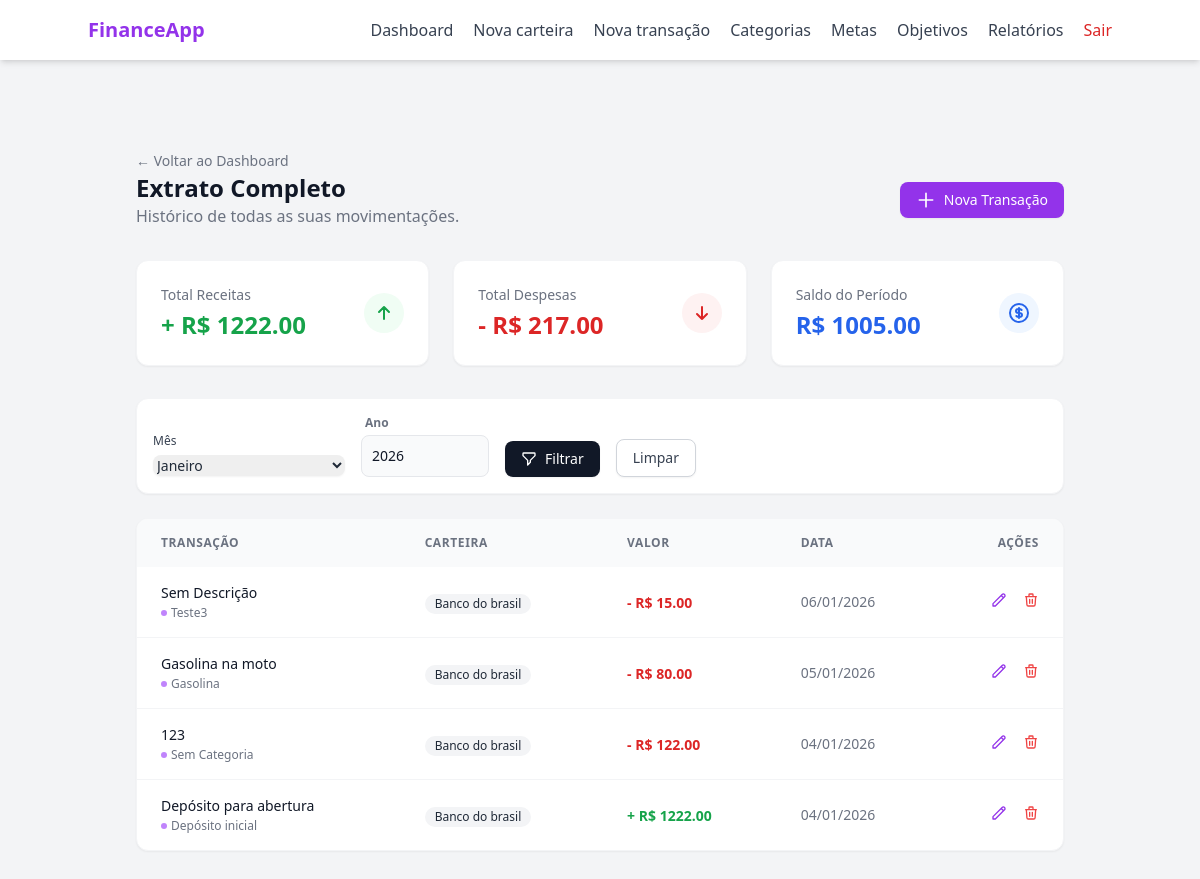
Screenshot of /transaction (signed in) with the database file from the repository.
### models/transaction.py (models this page shows, shortened)
class Transaction(db.Model):
    __tablename__ = "transactions"
    id = db.Column(db.Integer, primary_key= True)
    transaction_type = db.Column(db.String(20), nullable= False)
    value = db.Column(db.Float, nullable= False)
    created_at = db.Column(db.Date, default= lambda: datetime.now(timezone.utc).date())
    description = db.Column(db.String(100), nullable= True)
    wallet_id = db.Column(db.Integer, db.ForeignKey("wallets.id"), nullable= False)
    category_id = db.Column(db.Integer, db.ForeignKey("categories.id"), nullable= False)
    category = db.relationship("Category", backref= "transactions", lazy= True)
    wallet = db.relationship("Wallet", backref= "transactions", lazy= True)

### models/category.py (models this page shows, shortened)
class Category(db.Model):
    __tablename__ = "categories"
    id = db.Column(db.Integer, primary_key= True)
    name = db.Column(db.String(100), nullable= False)
    type = db.Column(db.String(20), nullable= False)
    __mapper_args__ = {
        "polymorphic_on": type,
        "polymorphic_identity": "category"
    }

### models/wallet.py (models this page shows, shortened)
class Wallet(db.Model):
    __tablename__ = "wallets"
    id = db.Column(db.Integer, primary_key= True)
    wallet_name = db.Column(db.String(100), nullable= False)
    initial_balance = db.Column(db.Float, default= 0.0)
    current_balance = db.Column(db.Float, default= 0.0)
    is_active = db.Column(db.Boolean, default= True)
    created_at = db.Column(db.DateTime, default= lambda: datetime.now(timezone.utc).date())
    user_id = db.Column(db.Integer, db.ForeignKey("users.id"), nullable= False)

### routes/transaction_routes.py (the view)
@transaction_bp.route("", methods=["GET"])
@login_required
def transaction_page():
    today = datetime.now()
    selected_month = request.args.get("month", today.month, type=int)
    selected_year = request.args.get("year", today.year, type=int)
    transactions = TransactionController.get_user_transactions(
        user_id=current_user.id,
        month=selected_month,
        year=selected_year
    )
    total_income = sum(t.value for t in transactions if t.transaction_type == "income")
    total_expense = sum(t.value for t in transactions if t.transaction_type == "expense")
    total_balance = total_income - total_expense
    categories = CategoryController.get_user_categories(user_id= current_user.id)
    return render_template("transaction/index.html",
                           transactions=transactions,
                           total_income=total_income,
                           total_expense=total_expense,
                           total_balance=total_balance,
                           categories = categories,
                           selected_month=selected_month,
                           selected_year=selected_year)

### controllers/category_controller.py (called while the page is built)
    @staticmethod
    def get_user_categories(user_id):
        return UserCategory.query.filter_by(user_id= user_id).all()

### controllers/transaction_controller.py (called while the page is built)
    @staticmethod
    def get_user_transactions(user_id, month=None, year=None):
        if month is None or year is None:
            return Transaction.query.join(Wallet).filter(
                Wallet.user_id == user_id
            ).order_by(Transaction.created_at.desc()).order_by(Transaction.id.desc()).all()
        return Transaction.query.join(Wallet).filter(
            Wallet.user_id == user_id,
            extract("month", Transaction.created_at) == month,
            extract("year", Transaction.created_at) == year
        ).order_by(Transaction.created_at.desc()).order_by(Transaction.id.desc()).all()

### templates/transaction/index.html (shortened to what this page needs)
{% extends "base.html" %}
{% block content %}
<div class="max-w-7xl mx-auto px-4 sm:px-6 lg:px-8 py-8">
    <div class="text-left pt-4">
        <a href="{{ url_for('main_bp.dashboard_page') }}" class="text-sm text-gray-500 hover:text-purple-600 transition-colors">
            ← Voltar ao Dashboard
        </a>
    </div>
    <div class="flex flex-col sm:flex-row justify-between items-start sm:items-center mb-8 gap-4">
        <div>
            <h1 class="text-2xl font-bold text-gray-900">Extrato Completo</h1>
            <p class="text-gray-500">Histórico de todas as suas movimentações.</p>
        </div>
        <a href="{{ url_for('transaction_bp.transaction_new_page') }}" class="inline-flex items-center px-4 py-2 bg-purple-600 hover:bg-purple-700 text-white text-sm font-medium rounded-lg transition-colors shadow-sm">
            <svg class="w-5 h-5 mr-2" fill="none" stroke="currentColor" viewBox="0 0 24 24"><path stroke-linecap="round" stroke-linejoin="round" stroke-width="2" d="M12 4v16m8-8H4"></path></svg>
            Nova Transação
        </a>
    </div>
    <div class="grid grid-cols-1 md:grid-cols-3 gap-6 mb-8">
        <div class="bg-white p-6 rounded-xl border border-gray-100 shadow-sm flex items-center justify-between">
            <div>
                <p class="text-sm text-gray-500 mb-1">Total Receitas</p>
                <h3 class="text-2xl font-bold text-green-600">+ R$ {{ "%.2f"|format(total_income) }}</h3>
            </div>
            <div class="w-10 h-10 rounded-full bg-green-50 flex items-center justify-center text-green-600">
                <svg class="w-6 h-6" fill="none" stroke="currentColor" viewBox="0 0 24 24"><path stroke-linecap="round" stroke-linejoin="round" stroke-width="2" d="M7 11l5-5m0 0l5 5m-5-5v12"></path></svg>
            </div>
        </div>
        <div class="bg-white p-6 rounded-xl border border-gray-100 shadow-sm flex items-center justify-between">
            <div>
                <p class="text-sm text-gray-500 mb-1">Total Despesas</p>
                <h3 class="text-2xl font-bold text-red-600">- R$ {{ "%.2f"|format(total_expense) }}</h3>
            </div>
            <div class="w-10 h-10 rounded-full bg-red-50 flex items-center justify-center text-red-600">
                <svg class="w-6 h-6" fill="none" stroke="currentColor" viewBox="0 0 24 24"><path stroke-linecap="round" stroke-linejoin="round" stroke-width="2" d="M17 13l-5 5m0 0l-5-5m5 5V6"></path></svg>
            </div>
        </div>
        <div class="bg-white p-6 rounded-xl border border-gray-100 shadow-sm flex items-center justify-between">
            <div>
                <p class="text-sm text-gray-500 mb-1">Saldo do Período</p>
                <h3 class="text-2xl font-bold {{ 'text-blue-600' if total_balance >= 0 else 'text-red-600' }}">
                    R$ {{ "%.2f"|format(total_balance) }}
                </h3>
            </div>
            <div class="w-10 h-10 rounded-full bg-blue-50 flex items-center justify-center text-blue-600">
            </div>
        </div>
    </div>
    <form method="GET" action="{{ request.path }}" class="bg-white p-4 rounded-xl border border-gray-100 shadow-sm mb-6">
        <div class="flex flex-col sm:flex-row gap-4 items-end">
            <div class="w-full sm:w-auto">
                <label for="month" class="block text-xs font-medium text-gray-700 mb-1">Mês</label>
                <select name="month" id="month" class="w-full sm:w-48 rounded-lg border-gray-300 text-sm focus:ring-purple-500 focus:border-purple-500 shadow-sm">
                    {% set meses = ['Janeiro', 'Fevereiro', 'Março', 'Abril', 'Maio', 'Junho', 'Julho', 'Agosto', 'Setembro', 'Outubro', 'Novembro', 'Dezembro'] %}
                    {% for m in range(1, 13) %}
                    <option value="{{ m }}" {% if selected_month == m %}selected{% endif %}>
                        {{ meses[m-1] }}
                    </option>
                    {% endfor %}
                </select>
            </div>
            <div class="flex flex-col w-full sm:w-32">
                <label for="year" class="text-xs font-semibold text-gray-500 mb-1 ml-1">Ano</label>
                <input type="number" name="year" id="year" class="bg-gray-50 border border-gray-200 text-gray-900 text-sm rounded-lg focus:ring-slate-800 focus:border-slate-800 block w-full p-2.5" value="{{ selected_year }}">
            </div>
            <button type="submit" class="w-full sm:w-auto px-4 py-2 bg-gray-900 hover:bg-gray-800 text-white text-sm font-medium rounded-lg transition-colors shadow-sm flex items-center justify-center gap-2">
                <svg class="w-4 h-4" fill="none" stroke="currentColor" viewBox="0 0 24 24"><path stroke-linecap="round" stroke-linejoin="round" stroke-width="2" d="M3 4a1 1 0 011-1h16a1 1 0 011 1v2.586a1 1 0 01-.293.707l-6.414 6.414a1 1 0 00-.293.707V17l-4 4v-6.586a1 1 0 00-.293-.707L3.293 7.293A1 1 0 013 6.586V4z"></path></svg>
                Filtrar
            </button>
            <a href="{{ request.path }}" class="w-full sm:w-auto px-4 py-2 bg-white border border-gray-300 text-gray-700 hover:bg-gray-50 text-sm font-medium rounded-lg transition-colors shadow-sm text-center">
                Limpar
            </a>
        </div>
    </form>
    <div class="bg-white rounded-xl shadow-sm border border-gray-100 overflow-hidden">
        <table class="w-full text-left border-collapse">
            <thead class="bg-gray-50">
                <tr>
                    <th class="px-6 py-4 text-xs font-semibold text-gray-500 uppercase tracking-wider">Transação</th>
                    <th class="px-6 py-4 text-xs font-semibold text-gray-500 uppercase tracking-wider">Carteira</th> <th class="px-6 py-4 text-xs font-semibold text-gray-500 uppercase tracking-wider">Valor</th>
                    <th class="px-6 py-4 text-xs font-semibold text-gray-500 uppercase tracking-wider">Data</th>
                    <th class="px-6 py-4 text-xs font-semibold text-gray-500 uppercase tracking-wider text-right">Ações</th>
                </tr>
            </thead>
            <tbody class="divide-y divide-gray-100">
                {% for transaction in transactions %}
                <tr class="hover:bg-gray-50 transition-colors group">
                    <td class="px-6 py-4">
                        <div class="flex flex-col">
                            <span class="text-sm font-medium text-gray-900">{{ transaction.description if transaction.description else 'Sem Descrição' }}</span>
                            <span class="text-xs text-gray-500 flex items-center gap-1 mt-0.5">
                                <span class="w-1.5 h-1.5 rounded-full bg-purple-400"></span>
                                {{ transaction.category.name if transaction.category else 'Sem Categoria' }}
                            </span>
                        </div>
                    </td>
                    <td class="px-6 py-4">
                        <span class="inline-flex items-center px-2.5 py-0.5 rounded-full text-xs font-medium bg-gray-100 text-gray-800">
                            {{ transaction.wallet.wallet_name }}
                        </span>
                    </td>
                    <td class="px-6 py-4 whitespace-nowrap">
                        <span class="text-sm font-bold {{ 'text-green-600' if transaction.transaction_type == 'income' else 'text-red-600' }}">
                            {{ "-" if transaction.transaction_type == 'expense' else "+" }} R$ {{ "%.2f"|format(transaction.value) }}
                        </span>
                    </td>
                    <td class="px-6 py-4 whitespace-nowrap text-sm text-gray-500">
                        {{ transaction.created_at.strftime('%d/%m/%Y') }}
                    </td>
                    <td class="px-6 py-4 text-right">
                        <button class="text-purple-600 hover:text-purple-700 mr-3"
                            title="Editar"
                            onclick="openEditTransactionModal(
                                '{{ url_for('transaction_bp.edit_transaction', transaction_id=transaction.id) }}',
                                '{{transaction.value}}',
                                '{{ transaction.created_at.strftime('%Y-%m-%d') if transaction.created_at else '' }}',
                                '{{transaction.description}}',
                                '{{transaction.category_id}}'
                            )"
                            {% if transaction.category.type == 'system' %} disabled {% endif %}>
                            <svg class="w-4 h-4" fill="none" stroke="currentColor" viewBox="0 0 24 24"><path stroke-linecap="round" stroke-linejoin="round" stroke-width="2" d="M15.232 5.232l3.536 3.536m-2.036-5.036a2.5 2.5 0 113.536 3.536L6.5 21.036H3v-3.572L16.732 3.732z"></path></svg>
                        </button>
                        <button class="text-red-500 hover:text-red-700"
                            title="Deletar"
                            onclick="openConfirmModal(
                            '{{ url_for('transaction_bp.delete_transaction', transaction_id=transaction.id) }}',
                            'Excluir Transação',
                            'Tem certeza que deseja apagar a transação de R$ {{ transaction.value }}? O saldo da carteira será atualizado.'
                            )"
                            class="text-red-600 hover:text-red-800 hover:underline transition-colors font-medium text-sm flex items-center gap-1"
                            {% if transaction.category.type == 'system' %} disabled {% endif %}>
                            <svg class="w-4 h-4" fill="none" stroke="currentColor" viewBox="0 0 24 24"><path stroke-linecap="round" stroke-linejoin="round" stroke-width="2" d="M19 7l-.867 12.142A2 2 0 0116.138 21H7.862a2 2 0 01-1.995-1.858L5 7m5 4v6m4-6v6m1-10V4a1 1 0 00-1-1h-4a1 1 0 00-1 1v3M4 7h16"></path></svg>
                        </button>
                    </td>
                </tr>
                {% endfor %}
            </tbody>
        </table>
    </div>
</div>
{% endblock %}

### templates/base.html (shortened to what this page needs)
<!DOCTYPE html>
<html lang="pt-BR">
<head>
    <script src="https://cdn.tailwindcss.com"></script>
</head>
<body class="bg-gray-100 text-gray-800">
    <header class="bg-white shadow-md p-4">
        <div class="max-w-5xl mx-auto flex items-center justify-between">
            <div class="text-xl font-bold text-purple-600">
                FinanceApp
            </div>
            <nav class="flex items-center gap-5 text-gray-700">
                <a href="{{ url_for('main_bp.dashboard_page') }}" class="hover:text-purple-600 transition">Dashboard</a>
                <a href="{{ url_for('wallet_bp.wallet_new_page') }}" class="hover:text-purple-600 transition">Nova carteira</a>
                <a href="{{ url_for('transaction_bp.transaction_new_page') }}" class="hover:text-purple-600 transition">Nova transação</a>
                <a href="{{ url_for('category_bp.category_index_page') }}" class="hover:text-purple-600 transition">Categorias</a>
                <a href="{{ url_for('goal_bp.goal_index_page') }}" class="hover:text-purple-600 transition">Metas</a>
                <a href="{{ url_for('objective_bp.objective_index_page') }}" class="hover:text-purple-600 transition">Objetivos</a>
                <a href="{{ url_for('report_bp.report_page') }}" class="hover:text-purple-600 transition">Relatórios</a>
                <a href="{{ url_for('auth_bp.logout') }}"
                   class="text-red-600 font-medium hover:text-red-700 transition">
                    Sair
                </a>
            </nav>
        </div>
    </header>
    <main class="max-w-5xl mx-auto py-10 px-4">
        {% block content %}
        {% endblock %}
    </main>
</body>
</html>

### rows the page displays
Transaction: transaction_type "-", value "15.00"
Transaction: transaction_type "-", value "80.00"
Transaction: transaction_type "-", value "122.00"
Transaction: transaction_type "+", value "1222.00"

### other values shown
{{ "%.2f"|format(total_income) }} "1222.00"
{{ "%.2f"|format(total_expense) }} "217.00"
{{ "%.2f"|format(total_balance) }} "1005.00"
form field month "Janeiro"
